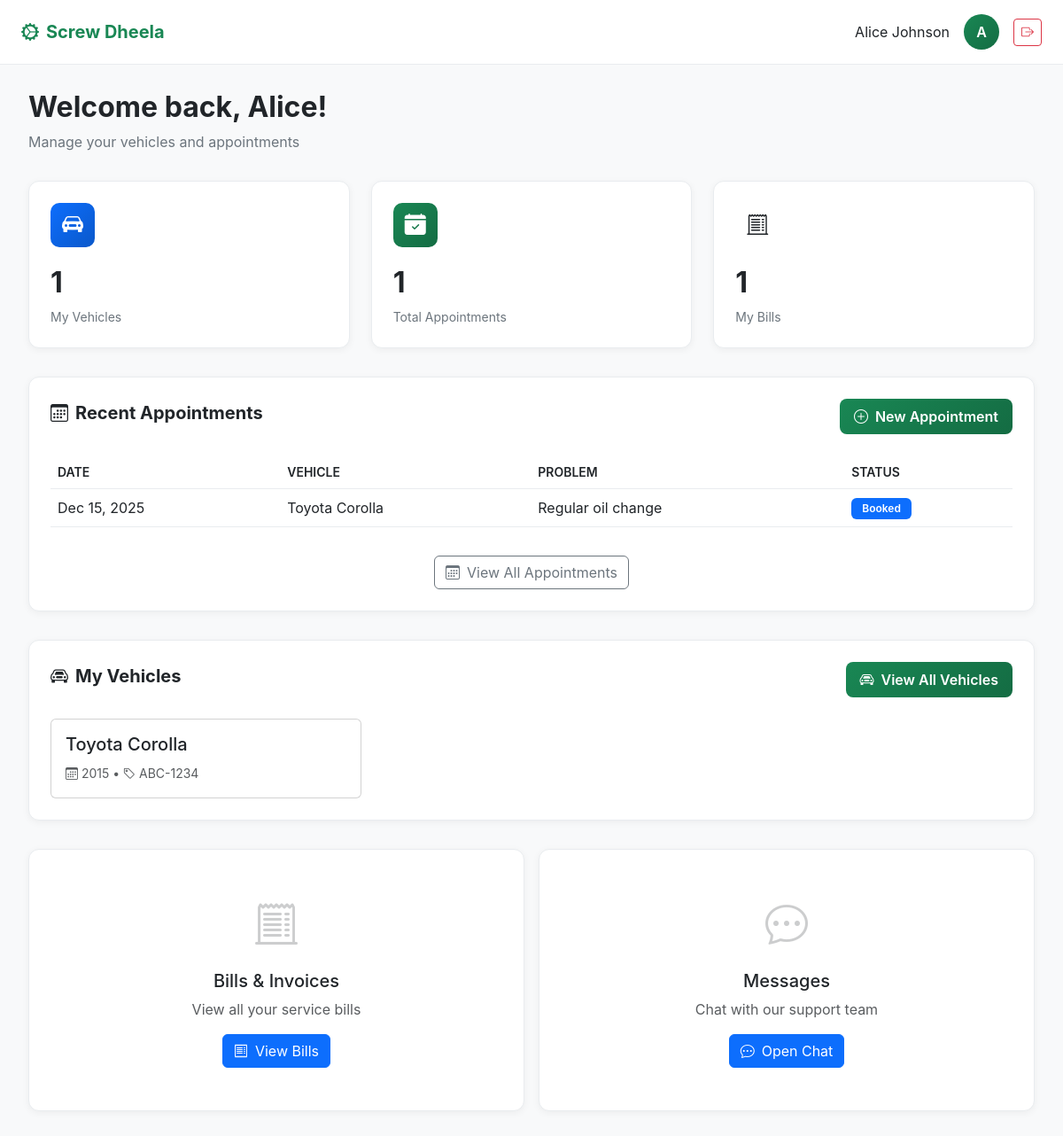
Screenshot of /public/customer_dashboard.php (signed in) with the database file from the repository.
### tables this page shows
CREATE TABLE IF NOT EXISTS appointments (
    appointment_id       INT AUTO_INCREMENT PRIMARY KEY,
    customer_id          INT NOT NULL,
    vehicle_id           INT NOT NULL,
    appointment_datetime DATETIME NOT NULL,
    problem_description  TEXT,
    status               VARCHAR(20) DEFAULT 'booked',
    created_by_staff_id  INT,
    created_at           DATETIME DEFAULT CURRENT_TIMESTAMP,
    FOREIGN KEY (customer_id) REFERENCES customers(customer_id)
        ON DELETE CASCADE,
    FOREIGN KEY (vehicle_id) REFERENCES vehicles(vehicle_id)
        ON DELETE CASCADE,
    FOREIGN KEY (created_by_staff_id) REFERENCES staff(staff_id)
        ON DELETE SET NULL
);

CREATE TABLE IF NOT EXISTS vehicles (
    vehicle_id      INT AUTO_INCREMENT PRIMARY KEY,
    customer_id     INT NOT NULL,
    registration_no VARCHAR(20) NOT NULL UNIQUE,
    brand           VARCHAR(50),
    model           VARCHAR(50),
    year            INT,
    vehicle_type    VARCHAR(30),   
    FOREIGN KEY (customer_id) REFERENCES customers(customer_id)
        ON DELETE CASCADE
);

### public/customer_dashboard.php (the view, shortened to what this page needs)
<?php
require_once __DIR__ . "/../config/db.php";
$customer_id = $_SESSION['customer_id'];
$customer_name = $_SESSION['customer_name'];
$vehicles_stmt = $conn->prepare("SELECT * FROM vehicles WHERE customer_id = ? ORDER BY vehicle_id DESC");
$vehicles_stmt->bind_param("i", $customer_id);
$vehicles_stmt->execute();
$vehicles = $vehicles_stmt->get_result()->fetch_all(MYSQLI_ASSOC);
$appointments_stmt = $conn->prepare("
    SELECT a.*, v.registration_no, v.brand, v.model
    FROM appointments a
    LEFT JOIN vehicles v ON a.vehicle_id = v.vehicle_id
    WHERE a.customer_id = ?
    ORDER BY a.appointment_datetime DESC
    LIMIT 5
");
$appointments_stmt->bind_param("i", $customer_id);
$appointments_stmt->execute();
$appointments = $appointments_stmt->get_result()->fetch_all(MYSQLI_ASSOC);
$total_vehicles = count($vehicles);
$total_appointments = $conn->query("SELECT COUNT(*) as count FROM appointments WHERE customer_id = $customer_id")->fetch_assoc()['count'];
$bills_result = $conn->query("
    SELECT COUNT(*) as count
    FROM bills b
    JOIN jobs j ON b.job_id = j.job_id
    JOIN appointments a ON j.appointment_id = a.appointment_id
    WHERE a.customer_id = $customer_id
");
$total_bills = $bills_result->fetch_assoc()['count'];
?>
<!DOCTYPE html>
<html lang="en">
<head>
    <link href="https://cdn.jsdelivr.net/npm/bootstrap@5.3.0/dist/css/bootstrap.min.css" rel="stylesheet">
    <link rel="stylesheet" href="https://cdn.jsdelivr.net/npm/bootstrap-icons@1.11.0/font/bootstrap-icons.css">
</head>
<body>
    <nav class="top-nav">
        <a href="customer_dashboard.php" class="nav-brand">
            <i class="bi bi-gear-wide-connected me-2"></i>Screw Dheela
        </a>
        <div class="nav-user">
            <span class="d-none d-md-inline"><?php echo htmlspecialchars($customer_name); ?></span>
            <div class="user-avatar">
                <?php echo strtoupper(substr($customer_name, 0, 1)); ?>
            </div>
            <a href="customer_logout.php" class="btn btn-sm btn-outline-danger">
                <i class="bi bi-box-arrow-right"></i>
            </a>
        </div>
    </nav>
    <div class="main-content">
        <div class="page-header">
            <h1 class="page-title">Welcome back, <?php echo htmlspecialchars(explode(' ', $customer_name)[0]); ?>!</h1>
            <p class="page-subtitle">Manage your vehicles and appointments</p>
        </div>
        <div class="stats-grid">
            <div class="stat-card vehicles">
                <div class="stat-icon">
                    <i class="bi bi-car-front-fill"></i>
                </div>
                <div class="stat-value"><?php echo $total_vehicles; ?></div>
                <div class="stat-label">My Vehicles</div>
            </div>
            <div class="stat-card appointments">
                <div class="stat-icon">
                    <i class="bi bi-calendar-check-fill"></i>
                </div>
                <div class="stat-value"><?php echo $total_appointments; ?></div>
                <div class="stat-label">Total Appointments</div>
            </div>
            <div class="stat-card">
                <div class="stat-icon">
                    <i class="bi bi-receipt-cutoff"></i>
                </div>
                <div class="stat-value"><?php echo $total_bills; ?></div>
                <div class="stat-label">My Bills</div>
            </div>
        </div>
        <div class="section-card">
            <div class="section-header">
                <h2 class="section-title">
                    <i class="bi bi-calendar3 me-2"></i>Recent Appointments
                </h2>
                <a href="../appointments/book.php" class="btn-primary-custom">
                    <i class="bi bi-plus-circle"></i>New Appointment
                </a>
            </div>
            <?php if (empty($appointments)): ?>
                <div class="empty-state">
                    <i class="bi bi-calendar-x"></i>
                    <p>No appointments yet. Book your first appointment!</p>
                    <a href="../appointments/book.php" class="btn btn-primary btn-sm mt-2">Book Now</a>
                </div>
            <?php else: ?>
                <div class="table-responsive">
                    <table class="table">
                        <thead>
                            <tr>
                                <th>Date</th>
                                <th>Vehicle</th>
                                <th>Problem</th>
                                <th>Status</th>
                            </tr>
                        </thead>
                        <tbody>
                            <?php foreach ($appointments as $appt): ?>
                                <tr>
                                    <td><?php echo date('M d, Y', strtotime($appt['appointment_datetime'])); ?></td>
                                    <td><?php echo htmlspecialchars($appt['brand'] . ' ' . $appt['model']); ?></td>
                                    <td><?php echo htmlspecialchars($appt['problem_description']); ?></td>
                                    <td>
                                        <span class="badge bg-<?php
                                            echo $appt['status'] === 'completed' ? 'success' :
                                                ($appt['status'] === 'booked' ? 'primary' : 'warning');
                                        ?>">
                                            <?php echo ucfirst($appt['status']); ?>
                                        </span>
                                    </td>
                                </tr>
                            <?php endforeach; ?>
                        </tbody>
                    </table>
                </div>
                <div class="text-center mt-3">
                    <a href="../appointments/view_appointments.php" class="btn btn-outline-secondary">
                        <i class="bi bi-calendar3 me-2"></i>View All Appointments
                    </a>
                </div>
            <?php endif; ?>
        </div>
        <div class="section-card">
            <div class="section-header">
                <h2 class="section-title">
                    <i class="bi bi-car-front me-2"></i>My Vehicles
                </h2>
                <a href="../vehicles/list.php" class="btn-primary-custom">
                    <i class="bi bi-car-front"></i>View All Vehicles
                </a>
            </div>
            <?php if (empty($vehicles)): ?>
                <div class="empty-state">
                    <i class="bi bi-car-front"></i>
                    <p>No vehicles registered. Add your first vehicle!</p>
                    <a href="../vehicles/list.php" class="btn btn-primary btn-sm mt-2">Go to Vehicles</a>
                </div>
            <?php else: ?>
                <div class="row g-3">
                    <?php foreach ($vehicles as $vehicle): ?>
                        <div class="col-md-6 col-lg-4">
                            <div class="card h-100">
                                <div class="card-body">
                                    <h5 class="card-title"><?php echo htmlspecialchars($vehicle['brand'] . ' ' . $vehicle['model']); ?></h5>
                                    <p class="card-text">
                                        <small class="text-muted">
                                            <i class="bi bi-calendar3"></i> <?php echo $vehicle['year']; ?> •
                                            <i class="bi bi-tag"></i> <?php echo htmlspecialchars($vehicle['registration_no']); ?>
                                        </small>
                                    </p>
                                </div>
                            </div>
                        </div>
                    <?php endforeach; ?>
                </div>
            <?php endif; ?>
        </div>
        <div class="row g-3">
            <div class="col-md-6">
                <div class="section-card">
                    <div class="text-center py-4">
                        <p class="text-muted mb-3">
                            <i class="bi bi-receipt-cutoff" style="font-size: 3rem; opacity: 0.3;"></i>
                        </p>
                        <h3 class="h5 mb-2">Bills & Invoices</h3>
                        <p class="text-muted mb-3">View all your service bills</p>
                        <a href="../bills/customer_bills.php" class="btn btn-primary">
                            <i class="bi bi-receipt me-2"></i>View Bills
                        </a>
                    </div>
                </div>
            </div>
            <div class="col-md-6">
                <div class="section-card">
                    <div class="text-center py-4">
                        <p class="text-muted mb-3">
                            <i class="bi bi-chat-dots" style="font-size: 3rem; opacity: 0.3;"></i>
                        </p>
                        <h3 class="h5 mb-2">Messages</h3>
                        <p class="text-muted mb-3">Chat with our support team</p>
                        <a href="../chat/customer_chat.php" class="btn btn-primary">
                            <i class="bi bi-chat-dots me-2"></i>Open Chat
                        </a>
                    </div>
                </div>
            </div>
        </div>
    </div>
</body>
</html>

### public/customer_dashboard.php (style rules this page uses)
:root { --primary-color: #198754; --primary-dark: #146c43; --sidebar-width: 260px; }
* { margin: 0; padding: 0; box-sizing: border-box; }
body { font-family: -apple-system, BlinkMacSystemFont, 'Segoe UI', Roboto, 'Helvetica Neue', Arial, sans-serif; background: #f8f9fa; }
.top-nav { background: white; border-bottom: 1px solid #e9ecef; padding: 1rem 1.5rem; position: fixed; top: 0; left: 0; right: 0; z-index: 1000; display: flex; justify-content: space-between; align-items: center; }
.nav-brand { font-size: 1.25rem; font-weight: 700; color: var(--primary-color); text-decoration: none; }
.nav-user { display: flex; align-items: center; gap: 1rem; }
.user-avatar { width: 40px; height: 40px; border-radius: 50%; background: linear-gradient(135deg, var(--primary-color), var(--primary-dark)); color: white; display: flex; align-items: center; justify-content: center; font-weight: 600; }
.main-content { margin-top: 70px; padding: 2rem; max-width: 1200px; margin-left: auto; margin-right: auto; }
.page-header { margin-bottom: 2rem; }
.page-title { font-size: 2rem; font-weight: 700; color: #212529; margin-bottom: 0.5rem; }
.page-subtitle { color: #6c757d; font-size: 1rem; }
.stats-grid { display: grid; grid-template-columns: repeat(auto-fit, minmax(250px, 1fr)); gap: 1.5rem; margin-bottom: 2rem; }
.stat-card { background: white; border-radius: 12px; padding: 1.5rem; box-shadow: 0 2px 8px rgba(0, 0, 0, 0.05); border: 1px solid #e9ecef; }
.stat-icon { width: 50px; height: 50px; border-radius: 10px; display: flex; align-items: center; justify-content: center; font-size: 1.5rem; margin-bottom: 1rem; }
.stat-card.vehicles .stat-icon { background: linear-gradient(135deg, #0d6efd, #0a58ca); color: white; }
.stat-card.appointments .stat-icon { background: linear-gradient(135deg, #198754, #146c43); color: white; }
.stat-value { font-size: 2rem; font-weight: 700; color: #212529; margin-bottom: 0.25rem; }
.stat-label { color: #6c757d; font-size: 0.875rem; }
.section-card { background: white; border-radius: 12px; padding: 1.5rem; box-shadow: 0 2px 8px rgba(0, 0, 0, 0.05); border: 1px solid #e9ecef; margin-bottom: 2rem; }
.section-header { display: flex; justify-content: space-between; align-items: center; margin-bottom: 1.5rem; }
.section-title { font-size: 1.25rem; font-weight: 700; color: #212529; }
.btn-primary-custom { background: linear-gradient(135deg, var(--primary-color), var(--primary-dark)); border: none; color: white; padding: 0.5rem 1rem; border-radius: 8px; font-weight: 600; text-decoration: none; display: inline-flex; align-items: center; gap: 0.5rem; transition: transform 0.2s; }
.table-responsive { border-radius: 8px; overflow: hidden; }
table { width: 100%; margin-bottom: 0; }
table th { background: #f8f9fa; font-weight: 600; font-size: 0.875rem; text-transform: uppercase; color: #6c757d; padding: 1rem; border-bottom: 2px solid #e9ecef; }
table td { padding: 1rem; vertical-align: middle; border-bottom: 1px solid #e9ecef; }
.badge { padding: 0.375rem 0.75rem; border-radius: 6px; font-weight: 600; font-size: 0.75rem; }

### rows the page displays
appointments: appointment_datetime "Dec 15, 2025", vehicle.model "Toyota Corolla", problem_description "Regular oil change", status "Booked"
vehicles: brand+model "Toyota Corolla", year "2015", registration_no "ABC-1234"

### other values shown
$customer_name "Alice Johnson"
substr($customer_name, 0, 1) "A"
explode(' ', $customer_name)[0] "Alice"
$total_vehicles "1"
$total_appointments "1"
$total_bills "1"
